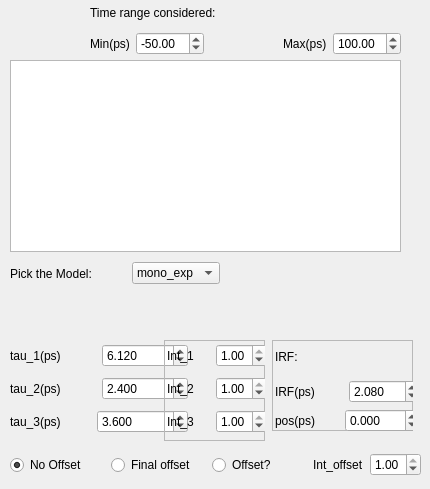
      <widget class="QWidget" name="tab_time_3">
       <attribute name="title">
        <string>time pos</string>
       </attribute>
       <widget class="PlotWidget" name="viewer_time_bidir_pos">
        <property name="geometry">
         <rect>
          <x>10</x>
          <y>60</y>
          <width>391</width>
          <height>192</height>
         </rect>
        </property>
       </widget>
       <widget class="QFrame" name="frame_8">
        <property name="geometry">
         <rect>
          <x>272</x>
          <y>340</y>
          <width>141</width>
          <height>91</height>
         </rect>
        </property>
        <property name="frameShape">
         <enum>QFrame::StyledPanel</enum>
        </property>
        <property name="frameShadow">
         <enum>QFrame::Raised</enum>
        </property>
        <widget class="QWidget" name="layoutWidget_10">
         <property name="geometry">
          <rect>
           <x>3</x>
           <y>0</y>
           <width>145</width>
           <height>92</height>
          </rect>
         </property>
         <layout class="QVBoxLayout" name="verticalLayout_11">
          <item>
           <layout class="QHBoxLayout" name="horizontalLayout_61">
            <item>
             <widget class="QLabel" name="label_52">
              <property name="text">
               <string>IRF:</string>
              </property>
             </widget>
            </item>
            <item>
             <spacer name="horizontalSpacer_18">
              <property name="orientation">
               <enum>Qt::Horizontal</enum>
              </property>
              <property name="sizeHint" stdset="0">
               <size>
                <width>40</width>
                <height>20</height>
               </size>
              </property>
             </spacer>
            </item>
           </layout>
          </item>
          <item>
           <layout class="QHBoxLayout" name="horizontalLayout_62">
            <item>
             <widget class="QLabel" name="label_53">
              <property name="text">
               <string>IRF(ps)</string>
              </property>
             </widget>
            </item>
            <item>
             <widget class="QDoubleSpinBox" name="doubleSpinBox_time_irf_bidir_pos">
              <property name="decimals">
               <number>3</number>
              </property>
              <property name="minimum">
               <double>0.020000000000000</double>
              </property>
              <property name="maximum">
               <double>200.000000000000000</double>
              </property>
              <property name="value">
               <double>2.080000000000000</double>
              </property>
             </widget>
            </item>
           </layout>
          </item>
          <item>
           <layout class="QHBoxLayout" name="horizontalLayout_63">
            <item>
             <widget class="QLabel" name="label_54">
              <property name="text">
               <string>pos(ps)</string>
              </property>
             </widget>
            </item>
            <item>
             <widget class="QDoubleSpinBox" name="doubleSpinBox_time_pos_irf_bidir_pos">
              <property name="decimals">
               <number>3</number>
              </property>
              <property name="minimum">
               <double>-500.000000000000000</double>
              </property>
              <property name="maximum">
               <double>500.000000000000000</double>
              </property>
             </widget>
            </item>
           </layout>
          </item>
         </layout>
        </widget>
       </widget>
       <widget class="QWidget" name="layoutWidget_11">
        <property name="geometry">
         <rect>
          <x>10</x>
          <y>450</y>
          <width>411</width>
          <height>30</height>
         </rect>
        </property>
        <layout class="QHBoxLayout" name="horizontalLayout_64">
         <item>
          <widget class="QRadioButton" name="radioButton_no_offset_bidir_pos">
           <property name="text">
            <string>No Offset</string>
           </property>
           <property name="checked">
            <bool>true</bool>
           </property>
          </widget>
         </item>
         <item>
          <widget class="QRadioButton" name="radioButton_time_final_offset_bidir_pos">
           <property name="toolTip">
            <string>Assumes that the final state is ionizable/has an infinite lifetime.</string>
           </property>
           <property name="text">
            <string>Final offset</string>
           </property>
          </widget>
         </item>
         <item>
          <widget class="QRadioButton" name="radioButton_time_offset_bidir_pos">
           <property name="toolTip">
            <string>Assumes that there is an indipendant species which just gives an offset.</string>
           </property>
           <property name="text">
            <string>Offset?</string>
           </property>
          </widget>
         </item>
         <item>
          <layout class="QHBoxLayout" name="horizontalLayout_65">
           <item>
            <widget class="QLabel" name="label_55">
             <property name="text">
              <string>Int_offset</string>
             </property>
            </widget>
           </item>
           <item>
            <widget class="QDoubleSpinBox" name="doubleSpinBox_time_int_offset_bidir_pos">
             <property name="minimum">
              <double>0.010000000000000</double>
             </property>
             <property name="maximum">
              <double>1.000000000000000</double>
             </property>
             <property name="singleStep">
              <double>0.010000000000000</double>
             </property>
             <property name="value">
              <double>1.000000000000000</double>
             </property>
            </widget>
           </item>
          </layout>
         </item>
        </layout>
       </widget>
       <widget class="QWidget" name="layoutWidget_12">
        <property name="geometry">
         <rect>
          <x>10</x>
          <y>340</y>
          <width>178</width>
          <height>98</height>
         </rect>
        </property>
        <layout class="QVBoxLayout" name="verticalLayout_12">
         <item>
          <layout class="QHBoxLayout" name="horizontalLayout_66">
           <item>
            <widget class="QLabel" name="label_56">
             <property name="text">
              <string>tau_1(ps)</string>
             </property>
            </widget>
           </item>
           <item>
            <widget class="QDoubleSpinBox" name="doubleSpinBox_time_tau1_bidir_pos">
             <property name="decimals">
              <number>3</number>
             </property>
             <property name="minimum">
              <double>0.001000000000000</double>
             </property>
             <property name="maximum">
              <double>50000.000000000000000</double>
             </property>
             <property name="singleStep">
              <double>1.000000000000000</double>
             </property>
             <property name="value">
              <double>6.120000000000000</double>
             </property>
            </widget>
           </item>
          </layout>
         </item>
         <item>
          <layout class="QHBoxLayout" name="horizontalLayout_67">
           <item>
            <widget class="QLabel" name="label_57">
             <property name="text">
              <string>tau_2(ps)</string>
             </property>
            </widget>
           </item>
           <item>
            <widget class="QDoubleSpinBox" name="doubleSpinBox_time_tau2_bidir_pos">
             <property name="decimals">
              <number>3</number>
             </property>
             <property name="minimum">
              <double>0.001000000000000</double>
             </property>
             <property name="maximum">
              <double>50000.000000000000000</double>
             </property>
             <property name="value">
              <double>2.400000000000000</double>
             </property>
            </widget>
           </item>
          </layout>
         </item>
         <item>
          <layout class="QHBoxLayout" name="horizontalLayout_68">
           <item>
            <widget class="QLabel" name="label_58">
             <property name="text">
              <string>tau_3(ps)</string>
             </property>
            </widget>
           </item>
           <item>
            <widget class="QDoubleSpinBox" name="doubleSpinBox_time_tau3_bidir_pos">
             <property name="decimals">
              <number>3</number>
             </property>
             <property name="minimum">
              <double>0.001000000000000</double>
             </property>
             <property name="maximum">
              <double>500000.000000000000000</double>
             </property>
             <property name="value">
              <double>3.600000000000000</double>
             </property>
            </widget>
           </item>
          </layout>
         </item>
        </layout>
       </widget>
       <widget class="QWidget" name="layoutWidget_13">
        <property name="geometry">
         <rect>
          <x>90</x>
          <y>0</y>
          <width>311</width>
          <height>55</height>
         </rect>
        </property>
        <layout class="QVBoxLayout" name="verticalLayout_13">
         <item>
          <widget class="QLabel" name="label_59">
           <property name="text">
            <string>Time range considered:</string>
           </property>
          </widget>
         </item>
         <item>
          <layout class="QHBoxLayout" name="horizontalLayout_69">
           <item>
            <layout class="QHBoxLayout" name="horizontalLayout_70">
             <item>
              <widget class="QLabel" name="label_60">
               <property name="text">
                <string>Min(ps)</string>
               </property>
              </widget>
             </item>
             <item>
              <widget class="QDoubleSpinBox" name="doubleSpinBox_time_min_bidir_pos">
               <property name="minimum">
                <double>-500.000000000000000</double>
               </property>
               <property name="maximum">
                <double>500.000000000000000</double>
               </property>
               <property name="singleStep">
                <double>1.000000000000000</double>
               </property>
               <property name="value">
                <double>-50.000000000000000</double>
               </property>
              </widget>
             </item>
            </layout>
           </item>
           <item>
            <spacer name="horizontalSpacer_19">
             <property name="orientation">
              <enum>Qt::Horizontal</enum>
             </property>
             <property name="sizeHint" stdset="0">
              <size>
               <width>40</width>
               <height>20</height>
              </size>
             </property>
            </spacer>
           </item>
           <item>
            <layout class="QHBoxLayout" name="horizontalLayout_71">
             <item>
              <widget class="QLabel" name="label_61">
               <property name="text">
                <string>Max(ps)</string>
               </property>
              </widget>
             </item>
             <item>
              <widget class="QDoubleSpinBox" name="doubleSpinBox_time_max_bidir_pos">
               <property name="minimum">
                <double>-500.000000000000000</double>
               </property>
               <property name="maximum">
                <double>500.000000000000000</double>
               </property>
               <property name="value">
                <double>100.000000000000000</double>
               </property>
              </widget>
             </item>
            </layout>
           </item>
          </layout>
         </item>
        </layout>
       </widget>
       <widget class="QFrame" name="frame_9">
        <property name="geometry">
         <rect>
          <x>164</x>
          <y>340</y>
          <width>101</width>
          <height>101</height>
         </rect>
        </property>
        <property name="frameShape">
         <enum>QFrame::StyledPanel</enum>
        </property>
        <property name="frameShadow">
         <enum>QFrame::Raised</enum>
        </property>
        <widget class="QWidget" name="layoutWidget_14">
         <property name="geometry">
          <rect>
           <x>3</x>
           <y>0</y>
           <width>100</width>
           <height>98</height>
          </rect>
         </property>
         <layout class="QVBoxLayout" name="verticalLayout_14">
          <item>
           <layout class="QHBoxLayout" name="horizontalLayout_72">
            <item>
             <widget class="QLabel" name="label_62">
              <property name="text">
               <string>Int_1</string>
              </property>
             </widget>
            </item>
            <item>
             <widget class="QDoubleSpinBox" name="doubleSpinBox_time_int_1_bidir_pos">
              <property name="decimals">
               <number>2</number>
              </property>
              <property name="minimum">
               <double>0.010000000000000</double>
              </property>
              <property name="maximum">
               <double>1.000000000000000</double>
              </property>
              <property name="singleStep">
               <double>0.010000000000000</double>
              </property>
              <property name="value">
               <double>1.000000000000000</double>
              </property>
             </widget>
            </item>
           </layout>
          </item>
          <item>
           <layout class="QHBoxLayout" name="horizontalLayout_73">
            <item>
             <widget class="QLabel" name="label_63">
              <property name="text">
               <string>Int_2</string>
              </property>
             </widget>
            </item>
            <item>
             <widget class="QDoubleSpinBox" name="doubleSpinBox_time_int_2_bidir_pos">
              <property name="minimum">
               <double>0.010000000000000</double>
              </property>
              <property name="maximum">
               <double>1.000000000000000</double>
              </property>
              <property name="singleStep">
               <double>0.010000000000000</double>
              </property>
              <property name="value">
               <double>1.000000000000000</double>
              </property>
             </widget>
            </item>
           </layout>
          </item>
          <item>
           <layout class="QHBoxLayout" name="horizontalLayout_74">
            <item>
             <widget class="QLabel" name="label_64">
              <property name="text">
               <string>Int_3</string>
              </property>
             </widget>
            </item>
            <item>
             <widget class="QDoubleSpinBox" name="doubleSpinBox_time_int_3_bidir_pos">
              <property name="minimum">
               <double>0.010000000000000</double>
              </property>
              <property name="maximum">
               <double>1.000000000000000</double>
              </property>
              <property name="singleStep">
               <double>0.010000000000000</double>
              </property>
              <property name="value">
               <double>1.000000000000000</double>
              </property>
             </widget>
            </item>
           </layout>
          </item>
         </layout>
        </widget>
       </widget>
       <widget class="QWidget" name="layoutWidget_16">
        <property name="geometry">
         <rect>
          <x>10</x>
          <y>260</y>
          <width>210</width>
          <height>27</height>
         </rect>
        </property>
        <layout class="QHBoxLayout" name="horizontalLayout_76">
         <item>
          <widget class="QLabel" name="label_66">
           <property name="sizePolicy">
            <sizepolicy hsizetype="MinimumExpanding" vsizetype="MinimumExpanding">
             <horstretch>0</horstretch>
             <verstretch>0</verstretch>
            </sizepolicy>
           </property>
           <property name="statusTip">
            <string>(for the moment sequential up to three time-constans implemented)</string>
           </property>
           <property name="text">
            <string>Pick the Model:</string>
           </property>
          </widget>
         </item>
         <item>
          <spacer name="horizontalSpacer_20">
           <property name="orientation">
            <enum>Qt::Horizontal</enum>
           </property>
           <property name="sizeHint" stdset="0">
            <size>
             <width>40</width>
             <height>20</height>
            </size>
           </property>
          </spacer>
         </item>
         <item>
          <widget class="QComboBox" name="comboBox_global_pick_model_bidir_pos">
           <item>
            <property name="text">
             <string>mono_exp</string>
            </property>
           </item>
           <item>
            <property name="text">
             <string>bi_exp</string>
            </property>
           </item>
           <item>
            <property name="text">
             <string>tri_exp</string>
            </property>
           </item>
          </widget>
         </item>
        </layout>
       </widget>
      </widget>
